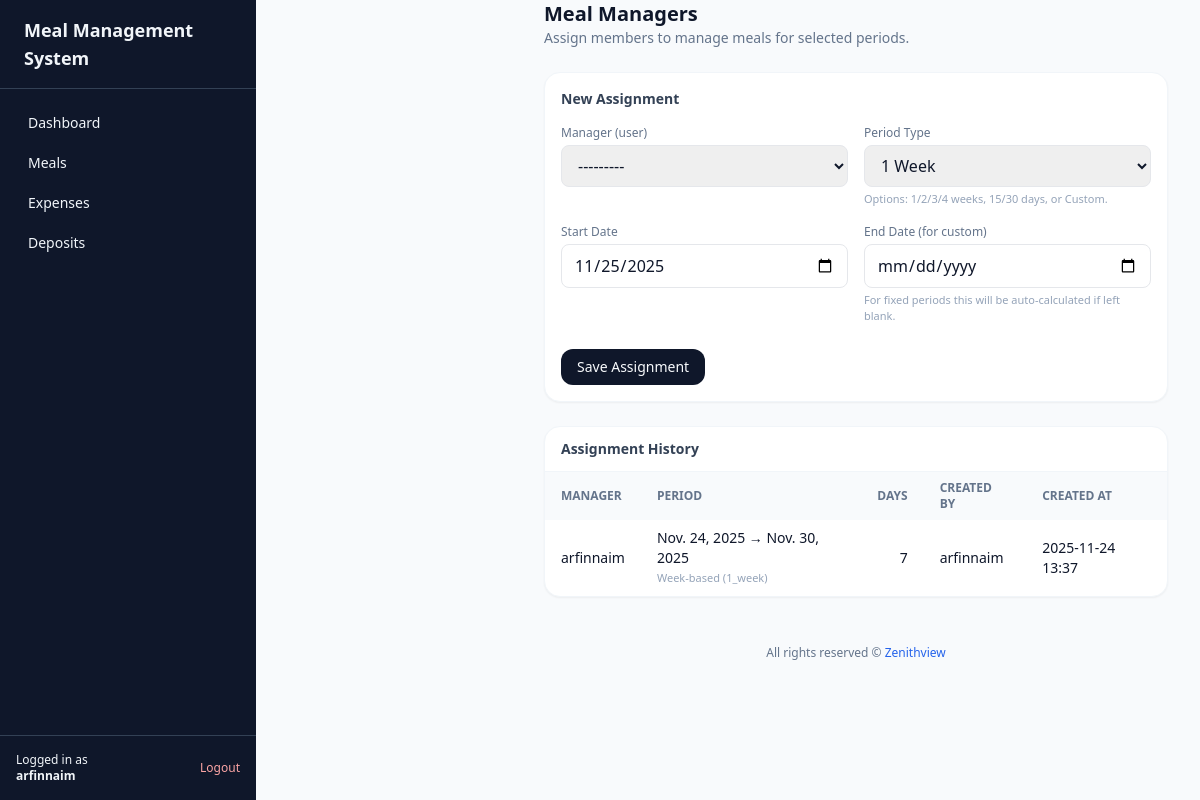
Page /managers/ (signed in) on the committed database.
### core/models.py (models this page shows, shortened)
class MealManagerAssignment(models.Model):
    ASSIGNMENT_TYPE_WEEK = 'week'
    ASSIGNMENT_TYPE_DAYS = 'days'
    ASSIGNMENT_TYPE_CUSTOM = 'custom'
    ASSIGNMENT_TYPE_CHOICES = [
        (ASSIGNMENT_TYPE_WEEK, 'Week-based'),
        (ASSIGNMENT_TYPE_DAYS, 'Day-based'),
        (ASSIGNMENT_TYPE_CUSTOM, 'Custom'),
    ]
    mess = models.ForeignKey(Mess, on_delete=models.CASCADE, related_name='manager_assignments')
    manager_user = models.ForeignKey(
        settings.AUTH_USER_MODEL,
        on_delete=models.CASCADE,
        related_name='meal_manager_assignments',
    )
    manager_member = models.ForeignKey(
        Member,
        on_delete=models.SET_NULL,
        null=True,
        blank=True,
        related_name='manager_assignments',
    )
    assignment_type = models.CharField(max_length=10, choices=ASSIGNMENT_TYPE_CHOICES)
    period_choice = models.CharField(max_length=20, blank=True)
    start_date = models.DateField()
    end_date = models.DateField()
    created_by = models.ForeignKey(
        settings.AUTH_USER_MODEL,
        on_delete=models.SET_NULL,
        null=True,
        blank=True,
        related_name='created_manager_assignments',
    )
    created_at = models.DateTimeField(auto_now_add=True)
    class Meta:
        ordering = ['-start_date']
    @property
    def total_days(self) -> int:
        return (self.end_date - self.start_date).days + 1

### core/views.py (the view)
# urls.py: path('managers/', login_required(views.manager_assignments_view), name='manager_assignments'),
@login_required
def manager_assignments_view(request: HttpRequest) -> HttpResponse:
    mess = get_user_mess(request.user)
    if not mess:
        return redirect("login")
    if not services.is_mess_super_admin(request.user, mess):
        return HttpResponseForbidden("You do not have permission to manage assignments.")
    if request.method == "POST":
        form = forms.MealManagerAssignmentForm(request.POST)
        form.fields["manager_user"].queryset = User.objects.filter(
            mess_roles__mess=mess
        ).distinct()
        if form.is_valid():
            assignment = form.save(commit=False)
            assignment.mess = mess
            period_choice = form.cleaned_data["period_choice"]
            if period_choice.endswith("week") or period_choice.endswith("weeks"):
                assignment.assignment_type = (
                    models.MealManagerAssignment.ASSIGNMENT_TYPE_WEEK
                )
            elif period_choice.endswith("days"):
                assignment.assignment_type = (
                    models.MealManagerAssignment.ASSIGNMENT_TYPE_DAYS
                )
            else:
                assignment.assignment_type = (
                    models.MealManagerAssignment.ASSIGNMENT_TYPE_CUSTOM
                )
            assignment.period_choice = period_choice
            assignment.created_by = request.user
            assignment.save()
            messages.success(request, "Assignment created.")
            return redirect("core:manager_assignments")
    else:
        form = forms.MealManagerAssignmentForm()
        form.fields["manager_user"].queryset = User.objects.filter(
            mess_roles__mess=mess
        ).distinct()
        form.fields["start_date"].initial = date.today()
    assignments = mess.manager_assignments.all()
    context = {
        "form": form,
        "assignments": assignments,
        "active_nav": "managers",
    }
    return render(request, "core/manager_assignments.html", context)

### core/forms.py (shortened to what this page needs)
class MealManagerAssignmentForm(forms.ModelForm):
    PERIOD_CHOICES = [
        ('1_week', '1 Week'),
        ('2_weeks', '2 Weeks'),
        ('3_weeks', '3 Weeks'),
        ('4_weeks', '4 Weeks'),
        ('15_days', '15 Days'),
        ('30_days', '30 Days'),
        ('custom', 'Custom'),
    ]
    period_choice = forms.ChoiceField(
        choices=PERIOD_CHOICES,
        initial='1_week',
        help_text='Select a preset period or choose custom.',
        widget=forms.Select(attrs={'class': 'border rounded-lg px-3 py-2 w-full'}),
    )
    end_date = forms.DateField(
        required=False,
        widget=forms.DateInput(attrs={'type': 'date', 'class': 'border rounded-lg px-3 py-2 w-full'}),
    )
    class Meta:
        model = models.MealManagerAssignment
        fields = ['manager_user', 'period_choice', 'start_date', 'end_date']
        widgets = {
            'manager_user': forms.Select(attrs={'class': 'border rounded-lg px-3 py-2 w-full'}),
            'start_date': forms.DateInput(attrs={'type': 'date', 'class': 'border rounded-lg px-3 py-2 w-full'}),
        }

### core/services.py (called while the page is built)
def is_mess_super_admin(user, mess: Mess) -> bool:
    return MessUser.objects.filter(mess=mess, user=user, role=MessUser.ROLE_SUPER_ADMIN).exists()

### core/views.py (called while the page is built)
def get_user_mess(user: User) -> Optional[models.Mess]:
    mess_user = models.MessUser.objects.filter(user=user).select_related("mess").first()
    return mess_user.mess if mess_user else None

### templates/core/manager_assignments.html (shortened to what this page needs)
{% extends "base.html" %}
{% block content %}
<div class="max-w-4xl mx-auto space-y-6 mt-6 md:mt-0">
  <div class="flex items-center justify-between">
    <div>
      <h1 class="text-xl font-semibold text-slate-900">Meal Managers</h1>
      <p class="text-sm text-slate-500">Assign members to manage meals for selected periods.</p>
    </div>
  </div>
  <div class="bg-white rounded-2xl shadow-sm border border-slate-100 p-4">
    <h2 class="text-sm font-semibold text-slate-700 mb-3">New Assignment</h2>
    <form method="post" class="space-y-4">
      <div class="grid grid-cols-1 md:grid-cols-2 gap-4">
        <div>
          <label class="block text-xs font-medium text-slate-500 mb-1">Manager (user)</label>
          {{ form.manager_user }}
        </div>
        <div>
          <label class="block text-xs font-medium text-slate-500 mb-1">Period Type</label>
          {{ form.period_choice }}
          <p class="text-[11px] text-slate-400 mt-1">
            Options: 1/2/3/4 weeks, 15/30 days, or Custom.
          </p>
        </div>
        <div>
          <label class="block text-xs font-medium text-slate-500 mb-1">Start Date</label>
          {{ form.start_date }}
        </div>
        <div>
          <label class="block text-xs font-medium text-slate-500 mb-1">End Date (for custom)</label>
          {{ form.end_date }}
          <p class="text-[11px] text-slate-400 mt-1">
            For fixed periods this will be auto-calculated if left blank.
          </p>
        </div>
      </div>
      <div class="pt-2">
        <button type="submit"
                class="inline-flex items-center px-4 py-2 rounded-xl bg-slate-900 text-slate-50 text-sm font-medium hover:bg-slate-800">
          Save Assignment
        </button>
      </div>
    </form>
  </div>
  <div class="bg-white rounded-2xl shadow-sm border border-slate-100">
    <div class="px-4 py-3 border-b border-slate-100 flex items-center justify-between">
      <h2 class="text-sm font-semibold text-slate-700">Assignment History</h2>
    </div>
    <div class="overflow-x-auto">
      <table class="min-w-full text-sm">
        <thead class="bg-slate-50 text-slate-500 text-xs uppercase">
          <tr>
            <th class="px-4 py-2 text-left">Manager</th>
            <th class="px-4 py-2 text-left">Period</th>
            <th class="px-4 py-2 text-right">Days</th>
            <th class="px-4 py-2 text-left">Created By</th>
            <th class="px-4 py-2 text-left">Created At</th>
          </tr>
        </thead>
        <tbody class="divide-y divide-slate-100">
          {% for a in assignments %}
          <tr>
            <td class="px-4 py-2">
              {% if a.manager_member %}
                {{ a.manager_member.name }}
              {% else %}
                {{ a.manager_user.username }}
              {% endif %}
            </td>
            <td class="px-4 py-2">
              {{ a.start_date }} → {{ a.end_date }}
              <span class="text-[11px] text-slate-400 block">
                {{ a.get_assignment_type_display }} ({{ a.period_choice }})
              </span>
            </td>
            <td class="px-4 py-2 text-right">{{ a.total_days }}</td>
            <td class="px-4 py-2">
              {% if a.created_by %}
                {{ a.created_by.username }}
              {% else %}
                —
              {% endif %}
            </td>
            <td class="px-4 py-2">{{ a.created_at|date:"Y-m-d H:i" }}</td>
          </tr>
          {% empty %}
          <tr>
            <td colspan="5" class="px-4 py-4 text-center text-sm text-slate-400">
              No assignments yet. Create one above.
            </td>
          </tr>
          {% endfor %}
        </tbody>
      </table>
    </div>
  </div>
</div>
{% endblock %}

### templates/base.html (shortened to what this page needs)
{% load static %}
<!DOCTYPE html>
<html lang="en">
<head>
  <script src="https://cdn.tailwindcss.com"></script>
</head>
<body class="bg-slate-50 text-slate-900">
  <div class="min-h-screen flex flex-col md:flex-row">
    <aside class="hidden md:flex md:flex-col w-64 bg-slate-900 text-slate-100">
      <div class="px-6 py-4 flex items-center justify-between border-b border-slate-700">
        <span class="font-semibold text-lg">Meal Management System</span>
      </div>
      <nav class="flex-1 px-4 py-4 space-y-1 text-sm">
        <a href="{% url 'core:dashboard' %}" class="flex items-center px-3 py-2 rounded-lg hover:bg-slate-800 {% if active_nav == 'dashboard' %}bg-slate-800{% endif %}">
          <span>Dashboard</span>
        </a>
        <a href="{% url 'core:meals_add' %}" class="flex items-center px-3 py-2 rounded-lg hover:bg-slate-800 {% if active_nav == 'meals' %}bg-slate-800{% endif %}">
          <span>Meals</span>
        </a>
        <a href="{% url 'core:expense_add' %}" class="flex items-center px-3 py-2 rounded-lg hover:bg-slate-800 {% if active_nav == 'expenses' %}bg-slate-800{% endif %}">
          <span>Expenses</span>
        </a>
        <a href="{% url 'core:deposit_add' %}" class="flex items-center px-3 py-2 rounded-lg hover:bg-slate-800 {% if active_nav == 'deposits' %}bg-slate-800{% endif %}">
          <span>Deposits</span>
        </a>
      </nav>
      <div class="px-4 py-4 border-t border-slate-700 text-xs">
        <div class="flex items-center justify-between">
          {% if request.user.is_authenticated %}
          <span class="truncate">Logged in as<br><strong>{{ request.user.username }}</strong></span>
          <a href="{% url 'logout' %}" class="text-red-300 hover:text-red-200 text-xs font-medium">Logout</a>
          {% endif %}
        </div>
      </div>
    </aside>
    <main class="flex-1 pt-16 md:pt-0 md:ml-64 px-4 md:px-8 py-6 md:py-8">
      {% block content %}{% endblock %}
<footer class="w-full text-center py-4 text-xs text-slate-500 mt-8">
  All rights reserved © <a href="https://zenithview.vercel.app/" target="_blank" class="text-blue-600 hover:underline">
    Zenithview
  </a>
</footer>
    </main>
  </div>
</body>
</html>

### rows in the picture
MealManagerAssignment: manager_user.username "arfinnaim", start_date "Nov. 24, 2025", end_date "Nov. 30, 2025", assignment_type "Week-based", period_choice "1_week", total_days "7", created_by.username "arfinnaim", created_at "2025-11-24 13:37"

### other values in the picture
{{ request.user.username }} "arfinnaim"
